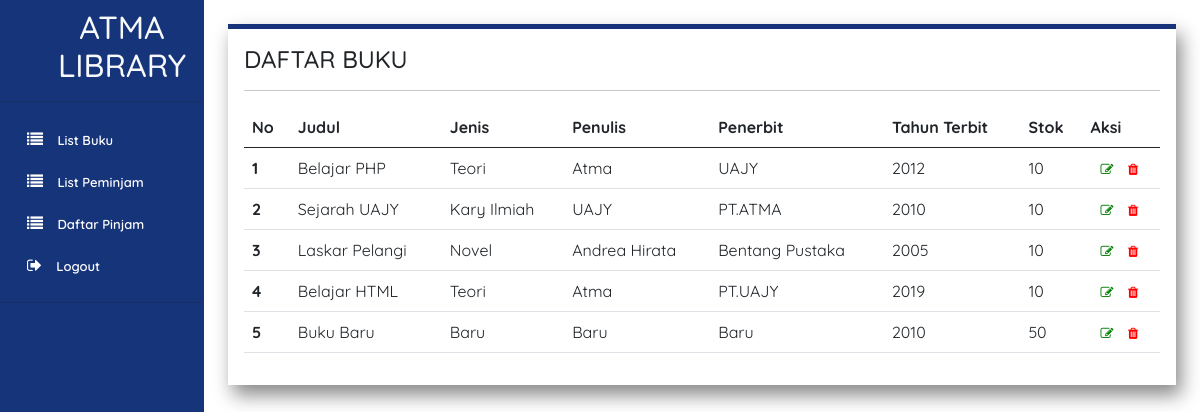
The app's page /page/listBukuUser.php (signed in) with its own data.
### tables this page shows
CREATE TABLE `book` (
  `id` int(255) NOT NULL,
  `judul` varchar(255) NOT NULL,
  `jenis` varchar(255) NOT NULL,
  `penulis` varchar(255) NOT NULL,
  `penerbit` varchar(255) NOT NULL,
  `tahun` int(255) NOT NULL,
  `stok` int(255) NOT NULL
);

### page/listBukuUser.php (the view, shortened to what this page needs)
<?php
 include '../component/sidebar.php'
?>
<!doctype html>
<html lang="en">
  <head>
    <link href="https://cdn.jsdelivr.net/npm/bootstrap@5.0.2/dist/css/bootstrap.min.css" rel="stylesheet">
    <link href="style.css" rel="stylesheet">
    <div class="container p-3 m-4 h-100" style="background-color: #FFFFFF; border-top: 5px solid #17337A;  box-shadow: 5px 10px 18px #888888;" >
        <h4>DAFTAR BUKU</h4>
        <hr>
            <table class="table ">
                <thead>
                    <tr>
                        <th scope="col">No</th>
                        <th scope="col">Judul</th>
                        <th scope="col">Jenis</th>
                        <th scope="col">Penulis</th>
                        <th scope="col">Penerbit</th>
                        <th scope="col">Tahun Terbit</th>
                        <th scope="col">Stok</th>
                        <th scope="col">Aksi</th>
                    </tr>
                </thead>
                <tbody>
                <?php
                $query = mysqli_query($con, "SELECT * FROM book") or die(mysqli_error($con));
                    if (mysqli_num_rows($query) == 0) {
                        echo '<tr> <td colspan="7"> Tidak ada data </td> </tr>';
                    }else{
                        $no = 1;
                    while($data = mysqli_fetch_assoc($query)){
                        echo'
    <tr>
        <th scope="row">'.$no.'</th>
        <td>'.$data['judul'].'</td>
        <td>'.$data['jenis'].'</td>
        <td>'.$data['penulis'].'</td>
        <td>'.$data['penerbit'].'</td>
        <td>'.$data['tahun'].'</td>
        <td>'.$data['stok'].'</td>
        <td>
            <a href="./pinjamPage.php?id='.$data['id'].'"><i style="color: green" class="fa fa-edit"></i></a>
            <a href="../process/kembaliBukuProcess.php?id='.$data['id'].'"
                onClick="return confirm ( \'Yakin?\')">
                <i style="color: red" class="fa fa-trash"></i>
            </a>
        </td>
    </tr>';
 $no++;
    }
    }
    ?>
 </tbody>
 </table>
 </div>
 </aside>
</body>
</html>

### style.css (style rules this page uses)
* { font-family: 'Quicksand', sans-serif; }

### component/sidebar.php (style rules this page uses)
* { font-family: "Quicksand", sans-serif; }
a { padding-left: 10px; font-size: 13px; text-decoration: none !important; color: #ffffff !important; }
i { color:white; }

### records on screen
book: judul "Belajar PHP", jenis "Teori", penulis "Atma", penerbit "UAJY", tahun "2012", stok "10"
book: judul "Sejarah UAJY", jenis "Kary Ilmiah", penulis "UAJY", penerbit "PT.ATMA", tahun "2010", stok "10"
book: judul "Laskar Pelangi", jenis "Novel", penulis "Andrea Hirata", penerbit "Bentang Pustaka", tahun "2005", stok "10"
book: judul "Belajar HTML", jenis "Teori", penulis "Atma", penerbit "PT.UAJY", tahun "2019", stok "10"
book: judul "Buku Baru", jenis "Baru", penulis "Baru", penerbit "Baru", tahun "2010", stok "50"
